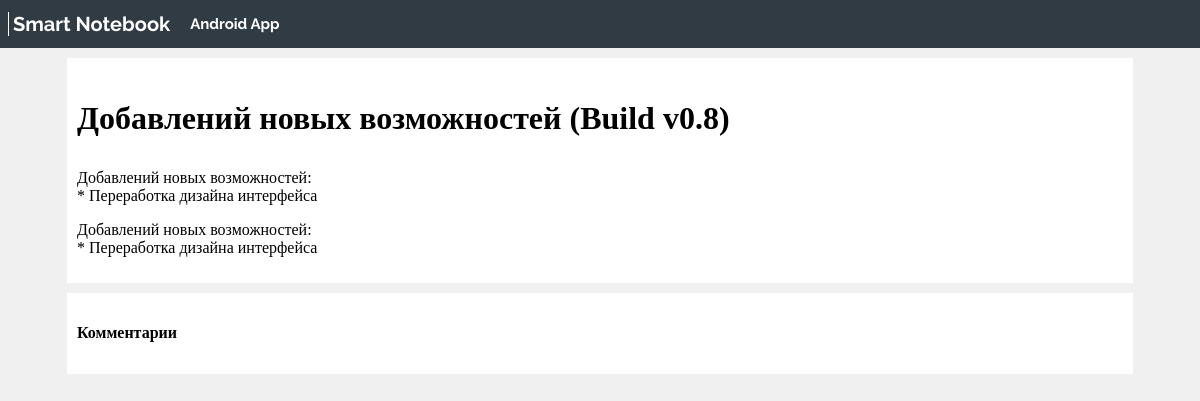
Screenshot of /news/post/10 with the database file from the repository.
### news/models.py (models this page shows, shortened)
class Articles(models.Model):
    title = models.CharField('Название', max_length=150)
    anons = models.TextField('Анонс')
    full_text = models.TextField('Статья')
    date = models.DateField('Дата публикации')
    class Meta:
        verbose_name = 'Новость'
        verbose_name_plural = 'Новости'

### news/views.py (the view)
# urls.py: path('post/<int:pk>', views.NewsDetailViews.as_view(), name='news-detail'),
class NewsDetailViews(DetailView):
    model = Articles
    template_name = 'news/details_news.html'
    context_object_name = 'article'

### news/templates/news/details_news.html (shortened to what this page needs)
{% load static %}
<!DOCTYPE html>
<html lang="ru">
<head>
    <link rel="stylesheet" type="text/css" href="{% static 'news/css/news.css' %}">
    <link rel="stylesheet" type="text/css" href="{% static 'news/css/header.css' %}">
</head>
<body>
    {% include 'main/header.html' %}
    <div class="layout-page">
        <div class="layout-page-width">
            <div class="page">
                <div class="nav">
                    <div class="content">
                        <div class='news_block'>
                            <div>
                                <h1>{{ article.title|linebreaks}}</h1>
                            </div>
                            <div class="post_text">{{ article.anons |linebreaks}}</div>
                            <div class="post_text">{{ article.full_text |linebreaks}}</div>
                        </div>
                    </div>
                    <div class="content">
                        <div>
                            <h4>Комментарии</h4>
                        </div>
                    </div>
                </div>
            </div>
        </div>
    </div>
</body>
</html>

### news/static/news/css/news.css (style rules this page uses)
.layout-page-width { margin: 0 auto; min-width: 320px; }
@media (min-width: 1024px) { .layout-page-width { padding: 0 24px; max-width: 1096px; } }
.page { display: flex; max-width: 1096px; }
.nav { width: 100%; }
.content { flex: 0; background-color: white; margin: 10px 15px 0px 15px; overflow-wrap: break-word; padding: 10px; }

### news/static/news/css/header.css (style rules this page uses)
body { margin: 0; padding: 0; background-color: #f0f0f0; }

### rows the page displays
Articles: title "Добавлений новых возможностей (Build v0.8)", anons "Добавлений новых возможностей: * Переработка дизайна интерфейса", full_text "Добавлений новых возможностей: * Переработка дизайна интерфейса"
